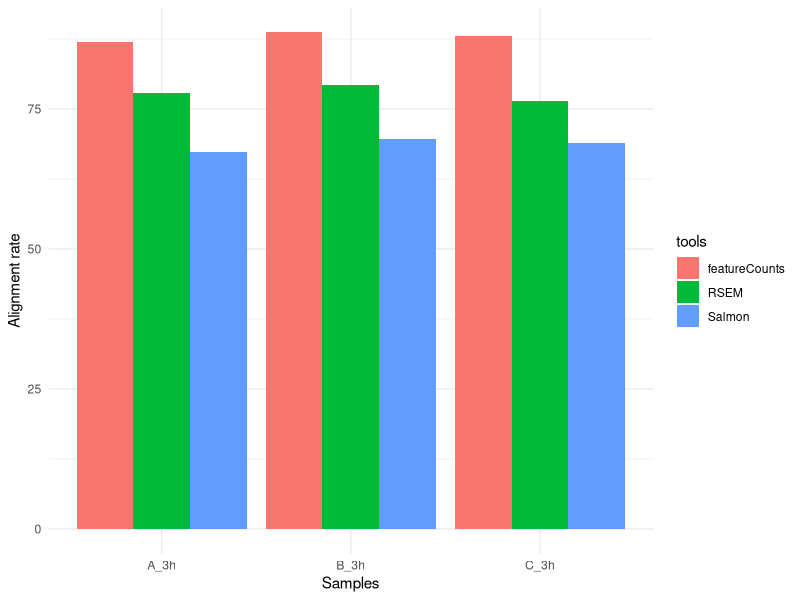
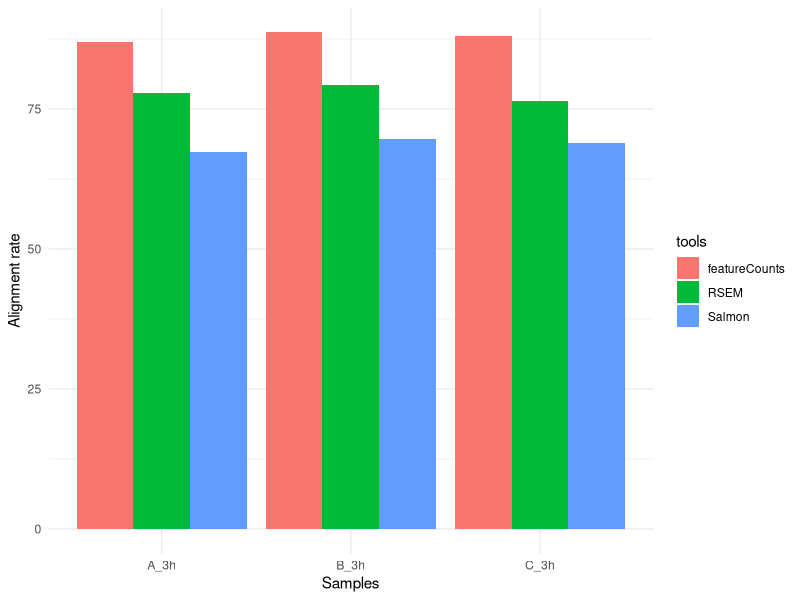

Generate these figures, in order, with R:
library(ggplot2)

tools=rep(c("RSEM", "Salmon", "featureCounts"), each=3)
sample=rep(c("A_3h","B_3h","C_3h"), 3)
value=c(77.93, 79.31,76.45,
       67.4, 69.66, 69.01,
       87.05, 88.68, 87.98)
data = data.frame(tools, sample, value)

ggplot(data, aes(x=sample, y=value, fill=tools)) + 
    geom_bar(position="dodge", stat="identity")+
    ylab("Alignment rate")+
    xlab("Samples")+
    theme_minimal()

ggsave("Histogram.png",units = "px",
       width = 3000, height = 2500,  dpi = 800)

